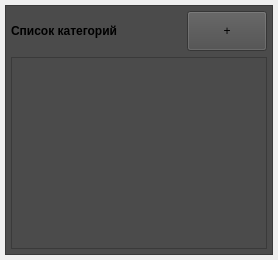
              <widget class="QWidget" name="pageCategories">
               <layout class="QHBoxLayout" name="horizontalLayout_4">
                <property name="leftMargin">
                 <number>5</number>
                </property>
                <property name="topMargin">
                 <number>5</number>
                </property>
                <property name="rightMargin">
                 <number>5</number>
                </property>
                <property name="bottomMargin">
                 <number>5</number>
                </property>
                <item>
                 <widget class="QFrame" name="frame_4">
                  <property name="styleSheet">
                   <string notr="true">background-color: rgb(75, 75, 75);</string>
                  </property>
                  <property name="frameShape">
                   <enum>QFrame::StyledPanel</enum>
                  </property>
                  <property name="frameShadow">
                   <enum>QFrame::Raised</enum>
                  </property>
                  <layout class="QVBoxLayout" name="verticalLayout_17">
                   <property name="spacing">
                    <number>6</number>
                   </property>
                   <property name="leftMargin">
                    <number>5</number>
                   </property>
                   <property name="topMargin">
                    <number>5</number>
                   </property>
                   <property name="rightMargin">
                    <number>5</number>
                   </property>
                   <property name="bottomMargin">
                    <number>5</number>
                   </property>
                   <item>
                    <layout class="QGridLayout" name="gridLayout_3">
                     <property name="leftMargin">
                      <number>0</number>
                     </property>
                     <property name="topMargin">
                      <number>0</number>
                     </property>
                     <property name="rightMargin">
                      <number>0</number>
                     </property>
                     <property name="bottomMargin">
                      <number>0</number>
                     </property>
                     <property name="spacing">
                      <number>0</number>
                     </property>
                     <item row="2" column="0">
                      <layout class="QHBoxLayout" name="horizontalLayout_7">
                       <property name="sizeConstraint">
                        <enum>QLayout::SetDefaultConstraint</enum>
                       </property>
                       <property name="leftMargin">
                        <number>0</number>
                       </property>
                       <property name="topMargin">
                        <number>0</number>
                       </property>
                       <property name="rightMargin">
                        <number>0</number>
                       </property>
                       <property name="bottomMargin">
                        <number>6</number>
                       </property>
                       <item>
                        <widget class="QLabel" name="label_2">
                         <property name="styleSheet">
                          <string notr="true">font: 75 11pt &quot;Montserrat&quot;;
font: bold;</string>
                         </property>
                         <property name="text">
                          <string>Список категорий</string>
                         </property>
                        </widget>
                       </item>
                       <item>
                        <spacer name="horizontalSpacer_3">
                         <property name="orientation">
                          <enum>Qt::Horizontal</enum>
                         </property>
                         <property name="sizeHint" stdset="0">
                          <size>
                           <width>40</width>
                           <height>20</height>
                          </size>
                         </property>
                        </spacer>
                       </item>
                       <item alignment="Qt::AlignRight">
                        <widget class="QPushButton" name="addCategoriesList">
                         <property name="minimumSize">
                          <size>
                           <width>40</width>
                           <height>40</height>
                          </size>
                         </property>
                         <property name="styleSheet">
                          <string notr="true"/>
                         </property>
                         <property name="text">
                          <string>+</string>
                         </property>
                        </widget>
                       </item>
                      </layout>
                     </item>
                     <item row="3" column="0">
                      <widget class="QTableView" name="tableAddCategories">
                       <property name="styleSheet">
                        <string notr="true">font: 75 10pt &quot;Montserrat&quot;;
font: bold;</string>
                       </property>
                       <property name="selectionMode">
                        <enum>QAbstractItemView::ExtendedSelection</enum>
                       </property>
                       <attribute name="horizontalHeaderStretchLastSection">
                        <bool>false</bool>
                       </attribute>
                       <attribute name="verticalHeaderStretchLastSection">
                        <bool>false</bool>
                       </attribute>
                      </widget>
                     </item>
                    </layout>
                   </item>
                  </layout>
                 </widget>
                </item>
               </layout>
              </widget>
